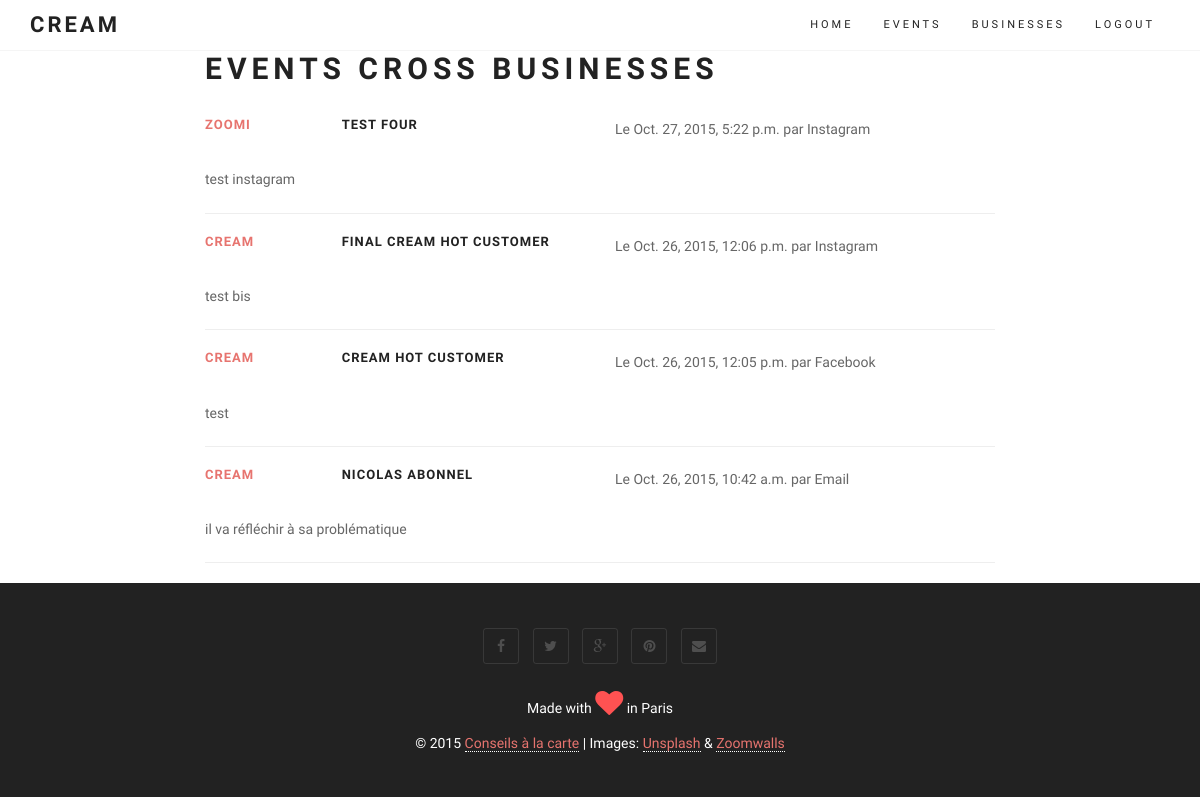
Before: /event/ (signed in) with the older database file.
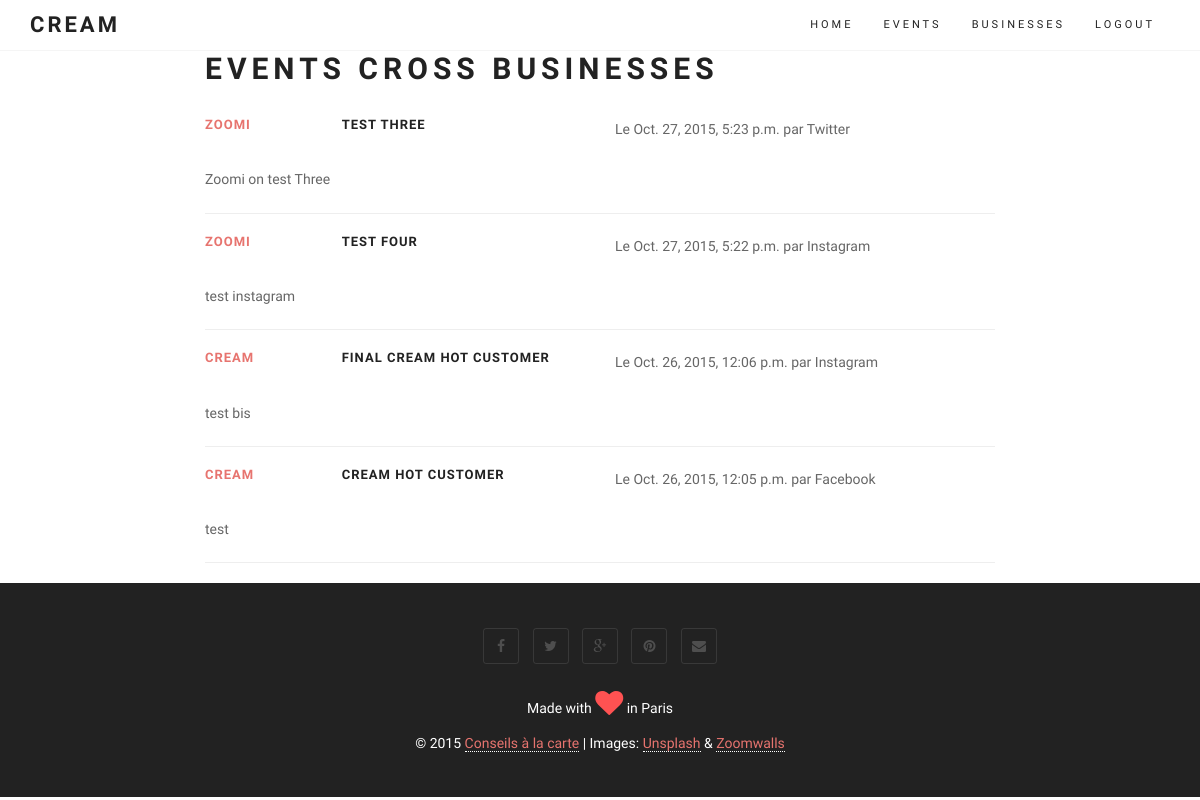
After: the same page with the newer database file.
### core/models.py (models this page shows)
class Event(models.Model):
	user = models.ForeignKey(User)
	customer = models.ForeignKey(Customer)
	business = models.ForeignKey(Business)
	kind = models.IntegerField(choices=EVENT_KIND, null=True, blank=True)
 	description = models.TextField(null=True, blank=True)
 	created_at = models.DateTimeField(auto_now_add=True)
 	def get_absolute_url(self):
 		return reverse (viewname="business_list")

class Business(models.Model):
	user = models.ForeignKey(User)
 	name = models.CharField(max_length=100, null=True, blank=True)
 	def __unicode__(self):
 		return self.name
 	def create_event_url(self):
 		return reverse (viewname="event_create", args=[self.id])
 	def create_customer_url(self):
 		return reverse (viewname="customer_create", args=[self.id])
 	def list_customer_url(self):
 		return reverse (viewname="customer_list", args=[self.id])
 	def list_event_url(self):
 		return reverse (viewname="business_event_list", args=[self.id])
  	def get_absolute_url(self):
 	 	return reverse (viewname="business_list")

class Customer(models.Model):
	user = models.ForeignKey(User)
	business = models.ForeignKey(Business) # could we make it multiple values
	kind = models.IntegerField(choices=CUSTOMER_KIND, null=True, blank=True)
	status = models.IntegerField(choices=CUSTOMER_STATUS, null=True, blank=True)
	fullname = models.CharField(max_length=100, null=True, blank=True)
	telephone = models.CharField(max_length=20, null=True, blank=True)
	email = models.CharField(max_length=100, null=True, blank=True)
 	created_at = models.DateTimeField(auto_now_add=True)
 	def __unicode__(self):
 		return self.fullname #+ ' - ' + str(self.bus_c) + ' - ' + str(self.fullname)
 	def get_absolute_url(self):
 	 	return reverse (viewname="customer_list", args=[self.id])

### core/views.py (the view)
# urls.py: url(r'event/$', login_required(coreviews.EventListView.as_view())),
class EventListView(ListView):
	model = coremodels.Event
	template_name = "event/list.html"
	context_object_name = 'event'
	paginate_by = 4 # definition of max py page
	def get_queryset(self):
		return coremodels.Event.objects.filter(user=self.request.user).order_by('-created_at')

### templates/event/list.html (shortened to what this page needs)
{% extends "base/theme.html" %}
{% load bootstrap_pagination %}
{% block content %}
<div class="row main-content">
	<div class="col-md-2"></div>
	<div class="col-md-8">
	<h2>Events cross Businesses</h2>
		{% for event in object_list %}
		<div class="row">
	 		<div class="col-md-2">
			<h3><a href="{{ event.get_absolute_url }}">{{ event.business }}</a></h3>
			</div>
	 		<div class="col-md-4">
			<h3>{{ event.customer }}</h3>
			</div>
	 		<div class="col-md-6">
			Le {{ event.created_at }} par {{ event.get_kind_display }}
			</div>
			<div class="col-md-12">
			<br>
			<p>{{ event.description }}</p>
			<hr></div>
		</div>
		{% endfor %}
	</div>
	<div class="col-md-2"></div>
</div>
{% endblock %}

### templates/base/theme.html (shortened to what this page needs)
{% load staticfiles %}
{% load widget_tweaks %}
<!DOCTYPE html>
<html lang="en">
<head>
	<link href="{% static "bootstrap/css/bootstrap.min.css" %}" rel="stylesheet" media="screen">
	<link href="{% static "css/font-awesome.min.css" %}" rel="stylesheet" media="screen">
	<link href="{% static "css/simple-line-icons.css" %}" rel="stylesheet" media="screen">
	<link href="{% static "css/animate.css" %}" rel="stylesheet">
	<link href="{% static "css/style.css" %}" rel="stylesheet" media="screen">
</head>
<body>
	<header class="header">
		<nav class="navbar navbar-custom" role="navigation">
			<div class="container">
				<div class="navbar-header">
					<a class="navbar-brand" href="/">CReaM</a>
				</div>
				<div class="collapse navbar-collapse" id="custom-collapse">
					<ul class="nav navbar-nav navbar-right">
						<li><a href="#home">Home</a></li>
						{% if user.is_authenticated %}
						<li>
						    <a class="page-scroll" href="/event">Events</a>
						</li>
						<li>
						    <a class="page-scroll" href="/business">Businesses</a>
						</li>
						<li>
						    <a class="page-scroll" href="/logout">Logout</a>
						</li>
						{% else %}
						<li>
						    <a class="page-scroll" href="/entrance">Log in</a>
						</li>
						{% endif %}
 					</ul>
				</div>
			</div>
		</nav>
	</header>
{% block content %}{% endblock %}
	<footer id="footer">
		<div class="container">
			<div class="row">
				<div class="col-sm-12">
					<ul class="social-links">
						<li><a href="index.html#" class="wow fadeInUp"><i class="fa fa-facebook"></i></a></li>
						<li><a href="index.html#" class="wow fadeInUp" data-wow-delay=".1s"><i class="fa fa-twitter"></i></a></li>
						<li><a href="index.html#" class="wow fadeInUp" data-wow-delay=".2s"><i class="fa fa-google-plus"></i></a></li>
						<li><a href="index.html#" class="wow fadeInUp" data-wow-delay=".4s"><i class="fa fa-pinterest"></i></a></li>
						<li><a href="index.html#" class="wow fadeInUp" data-wow-delay=".5s"><i class="fa fa-envelope"></i></a></li>
					</ul>
					<p class="heart">
                        Made with <span class="fa fa-heart fa-2x animated pulse"></span> in Paris
                    </p>
                    <p class="copyright">
                        © 2015 <a href="http://conseil.garconnet.ch" target=_new >Conseils à la carte</a> | Images: <a href="https://unsplash.com/">Unsplash</a> & <a href="http://zoomwalls.com/">Zoomwalls</a>
					</p>
				</div>
			</div>
		</div>
	</footer>
</body>
</html>

### static/css/style.css (style rules this page uses)
body { font: 300 14px/1.8 'Raleway', sans-serif; color: #666; overflow-x: hidden; }
a { color: #E7746F; }
.navbar a, .form-control { -webkit-transition: all 0.4s ease-in-out 0s; -moz-transition: all 0.4s ease-in-out 0s; -ms-transition: all 0.4s ease-in-out 0s; -o-transition: all 0.4s ease-in-out 0s; transition: all 0.4s ease-in-out 0s; }
a, .btn { -webkit-transition: all 0.125s ease-in-out 0s; -moz-transition: all 0.125s ease-in-out 0s; -ms-transition: all 0.125s ease-in-out 0s; -o-transition: all 0.125s ease-in-out 0s; transition: all 0.125s ease-in-out 0s; }
h1, h2, h3, h4, h5, h6 { font: 700 40px/1.2 Raleway, sans-serif; text-transform: uppercase; letter-spacing: 5px; margin: 5px 0 5px; color: #222; }
h2 { font-size: 30px; margin: 0 0 30px; }
h3 { font-size: 13px; letter-spacing: 1px; margin: 0 0 5px; }
#footer { background: #222; text-align: center; padding: 40px 0; color: #FFF; }
.copyright { margin: 0; }
.copyright a { border-bottom: 1px dotted #fff; }
#footer span { animation-iteration-count: infinite; -webkit-animation-iteration-count: infinite; color: #ff5252; }
.social-links { list-style: none; padding: 0; margin: 0 0 20px; }
.social-links li { display: inline-block; margin: 5px; }
.social-links a { width: 36px; height: 36px; display: block; line-height: 35px; text-align: center; border: 1px solid rgba(255, 255, 255, .1); -webkit-border-radius: 3px; -moz-border-radius: 3px; border-radius: 3px; font-size: 14px; color: rgba(255, 255, 255, .2); }
.header { border-bottom: 1px solid #f5f5f5; position: relative; width: 100%; z-index: 998; }
.navbar-custom { border: 0; border-radius: 0; margin: 0; text-transform: uppercase; font-family: Raleway, sans-serif; }
.navbar-custom, .navbar-custom .dropdown-menu { background: #fff; padding: 0; }
.navbar-custom .navbar-brand, .navbar-custom .navbar-nav > li > a, .navbar-custom .navbar-nav .dropdown-menu > li > a { font-size: 11px; letter-spacing: 3px; color: #222; }
.navbar-custom .navbar-brand { font-weight: 700; font-size: 22px; font-family: Lobster, cursive; }

Changed rows visible on the page:
no longer on this page (row unchanged): Event: business "CREAM", customer "NICOLAS ABONNEL", created_at "Oct. 26, 2015, 10:42 a.m.", kind "Email", description "il va réfléchir à sa problématique"
added Event: business "ZOOMI", customer "TEST THREE", created_at "Oct. 27, 2015, 5:23 p.m.", kind "Twitter", description "Zoomi on test Three"
